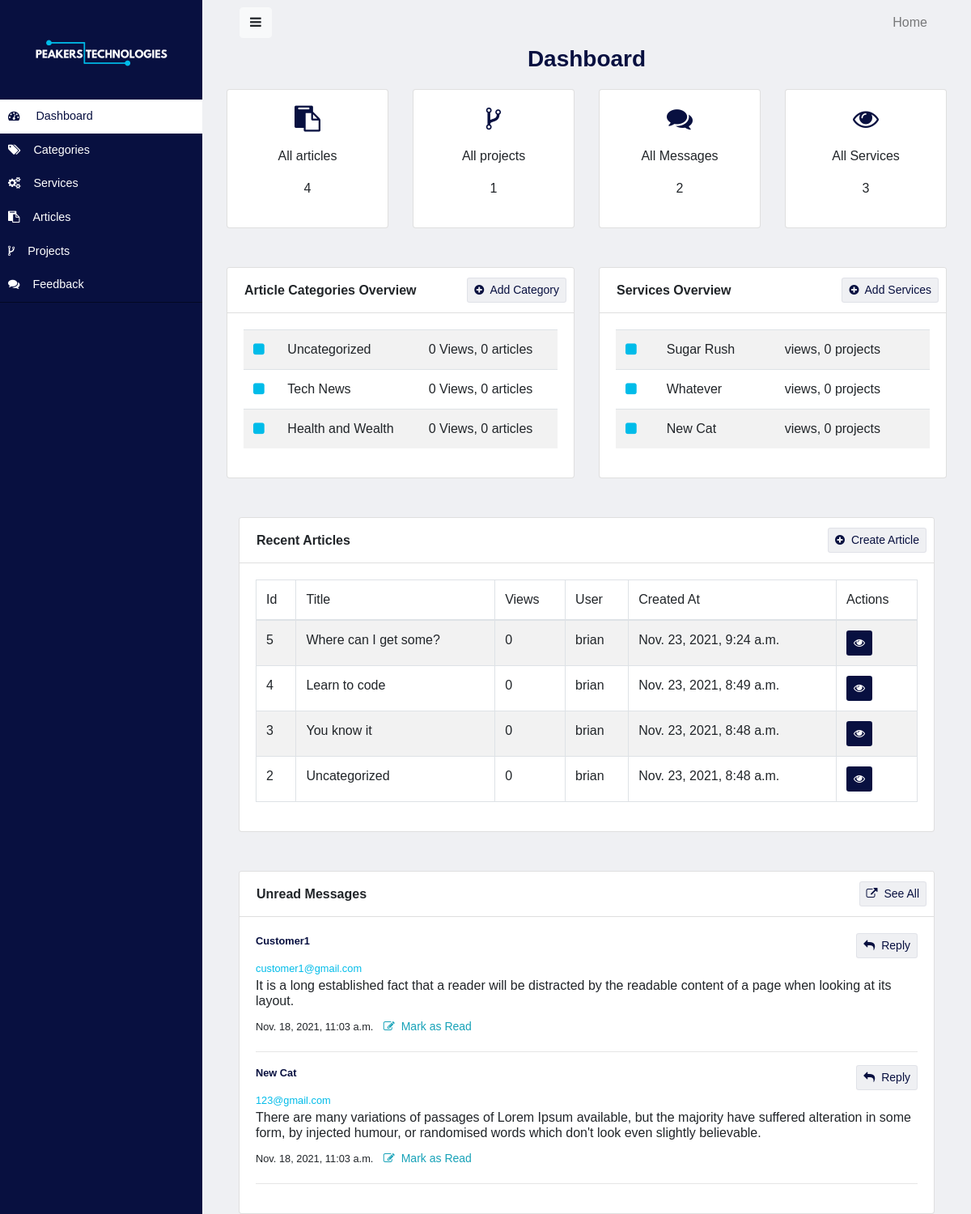
Page /staff/dashboard on the earlier database version.
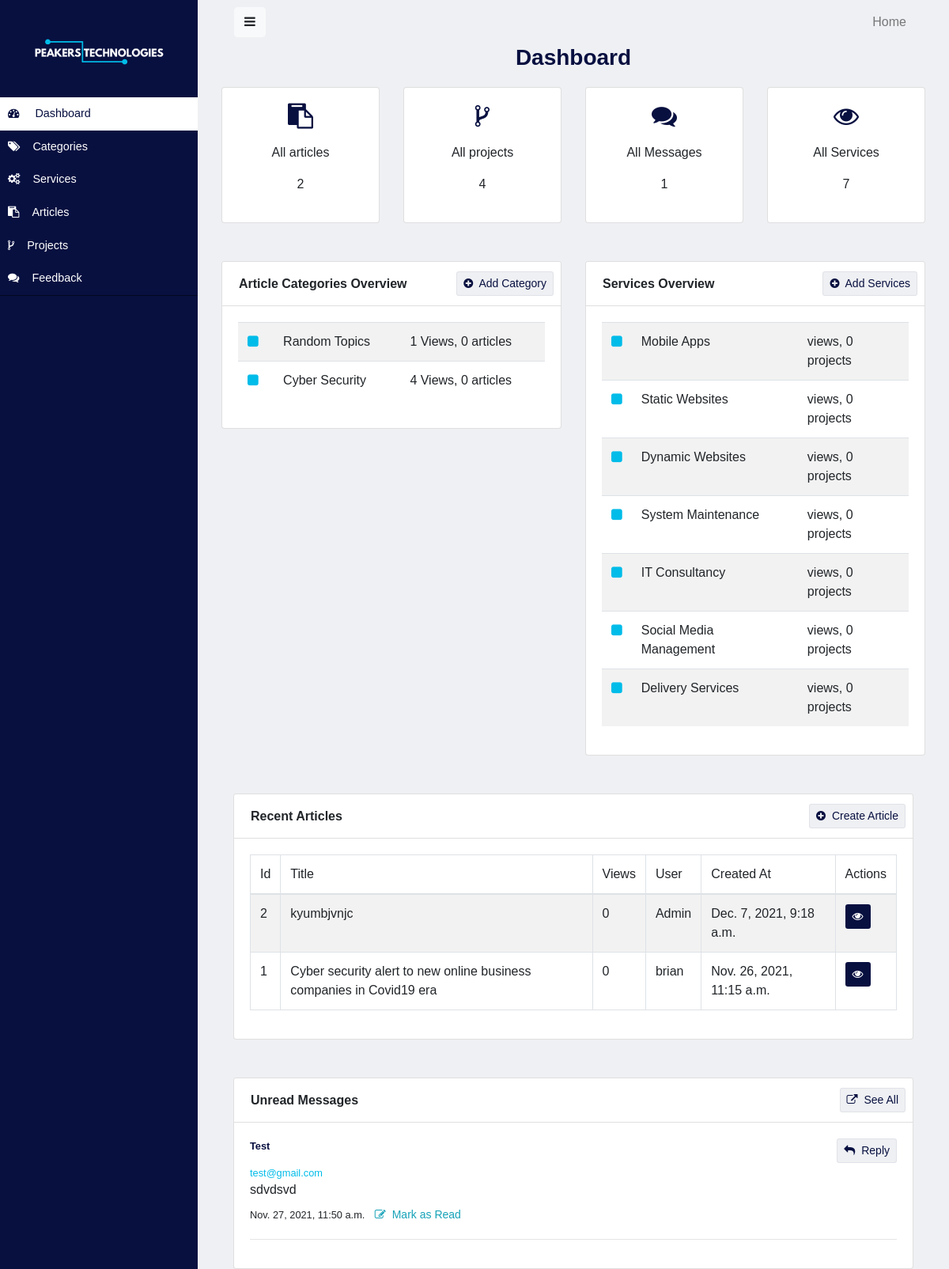
Same page on the later database version.
### website/models.py (models this page shows, shortened)
class Category(models.Model):
    name = models.CharField(max_length = 50)
    views = models.IntegerField(default=0,blank=True)
    slug = models.SlugField(max_length=200)
    created_at = models.DateTimeField(auto_now_add=True)
    updated_at = models.DateTimeField(auto_now=True)

class Service(models.Model):
    name = models.CharField(max_length = 50)
    description = models.TextField(null=True, blank=True)
    icon = models.ImageField(null=True, blank=True)
    slug = models.SlugField(max_length=200)
    views = models.IntegerField(default=0,blank=True)
    created_at = models.DateTimeField(auto_now_add=True)
    updated_at = models.DateTimeField(auto_now=True)

class Article(models.Model):
    title = models.CharField(max_length = 100)
    post = models.TextField()
    likes = models.IntegerField(default=0, blank=True)
    dislikes = models.IntegerField(default=0, blank=True)
    slug = models.SlugField(max_length=200)
    image_url = models.ImageField()
    views = models.IntegerField(default=0,blank=True)
    keywords = models.TextField()
    STATUS_CHOICES = (
        ('P', 'Published'),
        ('D', 'Draft'),
        ('S', 'Scheduled')
    )
    status = models.CharField(default="Published", max_length=1001)
    schedule_date = models.DateTimeField(null=True, blank=True)
    category = models.ForeignKey(Category, on_delete=models.CASCADE, blank=False, null=False)
    user = models.ForeignKey(User, on_delete=models.CASCADE, blank=False, null=False)
    created_at = models.DateTimeField(auto_now_add=True)
    updated_at = models.DateTimeField(auto_now=True)

class Feedback(models.Model):
    message = models.TextField()
    name = models.CharField(max_length = 50, blank=True, null=True)
    email = models.EmailField(max_length=100, blank=True, null=True)
    phone_number = models.IntegerField(blank=True, null=True)
    TYPE_CHOICES = (
        ('G','General'),
        ('Q','Quote'),
    )
    status = models.IntegerField(default=0)
    type = models.CharField(blank=True, null=True, choices=TYPE_CHOICES, max_length=1)
    created_at = models.DateTimeField(auto_now_add=True)
    updated_at = models.DateTimeField(auto_now=True)

### website/views.py (the view)
# urls.py: path("dashboard", dashboard, name="dashboard"),
def dashboard(request):
    articles = Article.objects.all()
    messages = Feedback.objects.all()
    context = {
        'recent_articles' : articles.order_by('id').reverse()[:5],
        'article_count' : articles.count(),
        'projects_count' : Project.objects.count(),
        'messages_count' : messages.count(),
        'feedback_list' : messages.filter(status = 0)[:2],
        'categories' : Category.objects.all(),
        'services' : Service.objects.all()
    }
    return render(request, 'admin/dashboard.html', context)

### website/templates/admin/dashboard.html (shortened to what the changed rows need)
{% extends 'admin/layouts/admin-base.html' %}
{% block 'content' %}
<div class="container-fluid">
    <div class="row justify-content-center mt-3">
        <div class="col-lg-3 col-md-3 col-sm-12">
            <div class="card  mt-1">
                <div class="card-body text-center ">
                    <p class="text-main"><i class="fa fa-clipboard fa-2x"></i></p>
                    <p class="mx-3"> All articles</p>
                    <p class="mx-3"> {{article_count}}</p>
                </div>
            </div>
        </div>
        <div class="col-lg-3 col-md-3 col-sm-12">
            <div class="card  mt-1">
                <div class="card-body text-center ">
                    <p class="text-main"><i class="fa fa-code-fork fa-2x"></i></p>
                    <p class="mx-3"> All projects</p>
                    <p class="mx-3"> {{projects_count}}</p>
                </div>
            </div>
        </div>
        <div class="col-lg-3 col-md-3 col-sm-12">
            <div class="card mt-1">
                <div class="card-body text-center">
                    <p class="text-main"><i class="fa fa-comments fa-2x"></i></p>
                    <p class="mx-3">All Messages</p>
                    <p class="mx-3">{{messages_count}}</p>
                </div>
            </div>
        </div>
        <div class="col-lg-3 col-md-3 col-sm-12">
            <div class="card mt-1">
                <div class="card-body text-center">
                    <p class="text-main"><i class="fa fa-eye fa-2x"></i></p>
                    <p class="mx-3">All Services</p>
                    <p class="mx-3">{{services | length}}</p>
                </div>
            </div>
        </div>
    </div>
    <div class="row justify-content-center my-5">
        <div class="col-lg-6 h-100">
            <div class="card h-100">
                <div class="card-body h-100">
                    <table class="table table-striped">
                        <tbody>
                            {% for category in categories %}
                            <tr>
                                <td class="text-sec"><i class="fa fa-square"></i></td>
                                <td>{{category.name}}
                                </td>
                                <td>{{category.views}} Views,
                                    {{category.articles|length}} articles</td>
                            </tr>
                            {% endfor %}
                        </tbody>
                    </table>
                </div>
            </div>
        </div>
        <div class="col-lg-6 h-100">
            <div class="card h-100">
                <div class="card-body h-100">
                    <table class="table table-striped">
                        <tbody>
                            {% for services in services %}
                            <tr>
                                <td class="text-sec"><i class="fa fa-square"></i></td>
                                <td>{{services.name}}
                                </td>
                                <td>{{service}} views,
                                    {{service.projects|length}} projects</td>
                            </tr>
                            {% endfor %}
                        </tbody>
                    </table>
                </div>
            </div>
        </div>
        </div>
        <div class="col-lg-12 mt-5">
            <div class="card">
                <div class="card-body">
                    <table class="table table-striped table-bordered">
                        <thead>
                            <tr>
                                <td>Id</td>
                                <td>Title</td>
                                <td>Views</td>
                                <td>User</td>
                                <td>Created At</td>
                                <td>Actions</td>
                            </tr>
                        </thead>
                        <tbody>
                            {% for article in recent_articles %}
                            <tr>
                                <td>{{article.id}}</td>
                                <td>{{article.title}}</td>
                                <td>{{article.views}}</td>
                                <td>{{article.user}}</td>
                                <td>{{article.created_at}}</td>
                                <td>
                                    <a href="{% url 'view_article' article.id %}" class="btn btn-main btn-sm">
                                        <i class="fa fa-eye"></i>
                                    </a>
                                </td>
                            </tr>
                            {% endfor %}
                        </tbody>
                    </table>
                </div>
            </div>
        </div>
        <div class="col-lg-12 mt-5">
            <div class="card">
                <div class="card-body">
                      {% for feedback in feedback_list %}
                    <div class="d-flex flex-row">
                        <small class="text-main font-weight-bold">{{feedback.name}}</small><br>
                        <button onclick="sendEmailModal('{{feedback.email}}')" class="btn btn-text-main btn-sm ml-auto ml-auto">
                            <i class="fa fa-reply mr-1"></i> Reply
                        </button>
                    </div>
                        <small class="text-sec">{{feedback.email}}</small>
                        <h6 class="">{{feedback.message}}</h6>
                        <small>{{feedback.created_at}}</small>
                        {% if feedback.status == 0 %}
                        <a href="{% url 'add_article' %}" class="btn btn-outline-info border-0 btn-sm ml-auto ml-auto">
                            <i class="fa fa-edit mr-1"></i> Mark as Read
                        </a>
                        {% endif %}
                        <hr>
                    {% endfor %}
                </div>
            </div>
        </div>
    </div>
</div>
{% endblock %}

Differences in the rows shown:
removed Category: name "Uncategorized", views "0", articles|length "0"
removed Category: name "Tech News", views "0", articles|length "0"
removed Category: name "Health and Wealth", views "0", articles|length "0"
removed Service: name "Sugar Rush", projects|length "0"
removed Service: name "Whatever", projects|length "0"
removed Service: name "New Cat", projects|length "0"
removed Article: id "5", title "Where can I get some?", views "0", user "brian", created_at "Nov. 23, 2021, 9:24 a.m."
removed Article: id "4", title "Learn to code", views "0", user "brian", created_at "Nov. 23, 2021, 8:49 a.m."
removed Article: id "3", title "You know it", views "0", user "brian", created_at "Nov. 23, 2021, 8:48 a.m."
removed Feedback: name "Customer1", email "customer1@gmail.com", message "It is a long established fact that a reader will be distracted by the readable content of a page when looking at its layout.", created_at "Nov. 18, 2021, 11:03 a.m.", status 0 (drawn)
removed Feedback: name "New Cat", email "123@gmail.com", message "There are many variations of passages of Lorem Ipsum available, but the majority have suffered alteration in some form, by injected humour, or randomised words which don't look even slightly believable.", created_at "Nov. 18, 2021, 11:03 a.m.", status 0 (drawn)
added Category: name "Random Topics", views "1", articles|length "0"
added Category: name "Cyber Security", views "4", articles|length "0"
added Service: name "Mobile Apps", projects|length "0"
added Service: name "Static Websites", projects|length "0"
added Service: name "Dynamic Websites", projects|length "0"
added Service: name "System Maintenance", projects|length "0"
added Service: name "IT Consultancy", projects|length "0"
added Service: name "Social Media Management", projects|length "0"
added Service: name "Delivery Services", projects|length "0"
changed Article id 2: title "Uncategorized" → "kyumbjvnjc"; user "brian" → "Admin"; created_at "Nov. 23, 2021, 8:48 a.m." → "Dec. 7, 2021, 9:18 a.m."
added Article: id "1", title "Cyber security alert to new online business companies in Covid19 era", views "0", user "brian", created_at "Nov. 26, 2021, 11:15 a.m."
added Feedback: name "Test", email "test@gmail.com", message "sdvdsvd", created_at "Nov. 27, 2021, 11:50 a.m.", status 0 (drawn)
Other differences:
{{ article_count }}: "4" → "2"
{{ projects_count }}: "1" → "4"
{{ messages_count }}: "2" → "1"
{{ services | length }}: "3" → "7"
